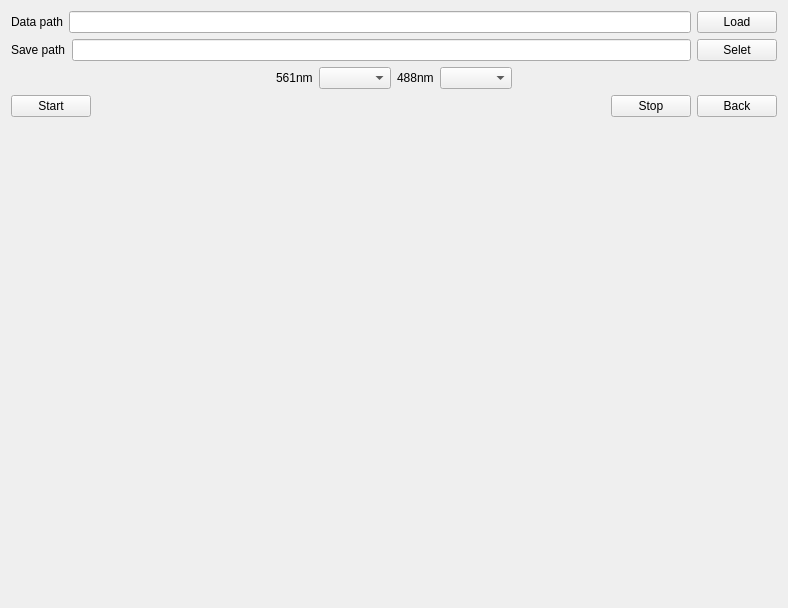
<?xml version="1.0" encoding="UTF-8"?>
<ui version="4.0">
 <class>Registration</class>
 <widget class="QWidget" name="Registration">
  <property name="geometry">
   <rect>
    <x>0</x>
    <y>0</y>
    <width>788</width>
    <height>608</height>
   </rect>
  </property>
  <property name="windowTitle">
   <string>Registration</string>
  </property>
  <property name="styleSheet">
   <string notr="true">*{
	
	font: 12pt &quot;Arial&quot;;
}</string>
  </property>
  <layout class="QVBoxLayout" name="verticalLayout_2">
   <item>
    <layout class="QVBoxLayout" name="verticalLayout">
     <item>
      <layout class="QHBoxLayout" name="horizontalLayout">
       <item>
        <widget class="QLabel" name="label">
         <property name="text">
          <string>Data path</string>
         </property>
        </widget>
       </item>
       <item>
        <widget class="QLineEdit" name="DataRootLine"/>
       </item>
       <item>
        <widget class="QPushButton" name="LoadData">
         <property name="text">
          <string>Load</string>
         </property>
        </widget>
       </item>
      </layout>
     </item>
     <item>
      <layout class="QHBoxLayout" name="horizontalLayout_2">
       <item>
        <widget class="QLabel" name="label_2">
         <property name="text">
          <string>Save path</string>
         </property>
        </widget>
       </item>
       <item>
        <widget class="QLineEdit" name="SaveRootLine"/>
       </item>
       <item>
        <widget class="QPushButton" name="SeletSave">
         <property name="text">
          <string>Selet</string>
         </property>
        </widget>
       </item>
      </layout>
     </item>
     <item>
      <layout class="QHBoxLayout" name="horizontalLayout_4">
       <item>
        <spacer name="horizontalSpacer">
         <property name="orientation">
          <enum>Qt::Horizontal</enum>
         </property>
         <property name="sizeHint" stdset="0">
          <size>
           <width>40</width>
           <height>20</height>
          </size>
         </property>
        </spacer>
       </item>
       <item>
        <widget class="QLabel" name="label_3">
         <property name="text">
          <string>561nm</string>
         </property>
        </widget>
       </item>
       <item>
        <widget class="QComboBox" name="comboBox561"/>
       </item>
       <item>
        <widget class="QLabel" name="label_4">
         <property name="text">
          <string>488nm</string>
         </property>
        </widget>
       </item>
       <item>
        <widget class="QComboBox" name="comboBox488"/>
       </item>
       <item>
        <spacer name="horizontalSpacer_2">
         <property name="orientation">
          <enum>Qt::Horizontal</enum>
         </property>
         <property name="sizeHint" stdset="0">
          <size>
           <width>40</width>
           <height>20</height>
          </size>
         </property>
        </spacer>
       </item>
      </layout>
     </item>
     <item>
      <layout class="QHBoxLayout" name="horizontalLayout_3">
       <item>
        <widget class="QPushButton" name="Start">
         <property name="text">
          <string>Start</string>
         </property>
        </widget>
       </item>
       <item>
        <spacer name="horizontalSpacer_3">
         <property name="orientation">
          <enum>Qt::Horizontal</enum>
         </property>
         <property name="sizeHint" stdset="0">
          <size>
           <width>40</width>
           <height>20</height>
          </size>
         </property>
        </spacer>
       </item>
       <item>
        <widget class="QPushButton" name="Stop">
         <property name="text">
          <string>Stop</string>
         </property>
        </widget>
       </item>
       <item>
        <widget class="QPushButton" name="Back">
         <property name="text">
          <string>Back</string>
         </property>
        </widget>
       </item>
      </layout>
     </item>
    </layout>
   </item>
   <item>
    <spacer name="verticalSpacer">
     <property name="orientation">
      <enum>Qt::Vertical</enum>
     </property>
     <property name="sizeHint" stdset="0">
      <size>
       <width>20</width>
       <height>40</height>
      </size>
     </property>
    </spacer>
   </item>
  </layout>
 </widget>
 <resources/>
 <connections/>
</ui>
